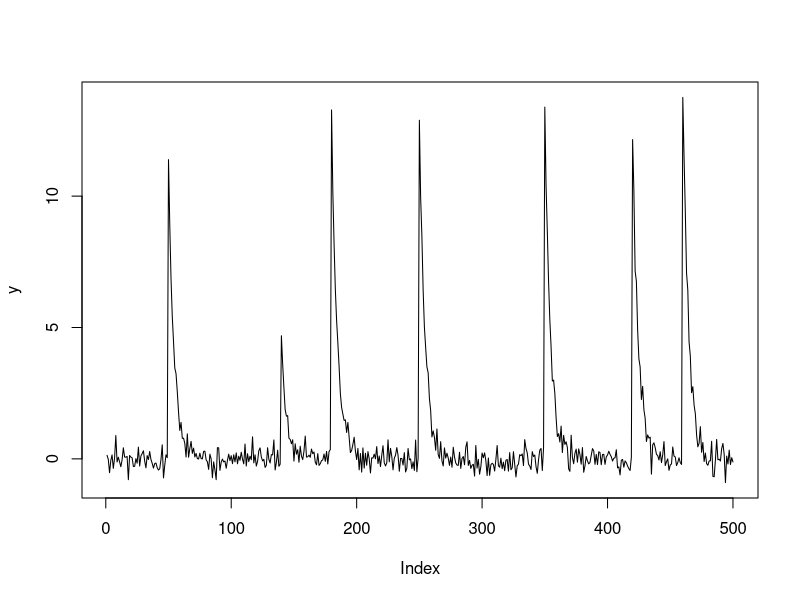

This chart was generated by the following R code: (Note: this script raises an error after producing the figure.)


library(truncnorm)

# data <- read.csv("data.csv", header = FALSE)
# str(data)
# head(data)
# plot(1:nrow(data), data$V1, type = "l")
# plot(1:length(data$V1[22000:28000]), data$V1[22000:28000], type = "l")
# y = data$V1[22000:28000]

## mixture ##
sim_data <- function(n, lambda, time_spike, b, gamma, prob, par)
{
  c = rep(0,n)
  s = rep(0,n)
  A = rep(0,n)
  s[time_spike] = 1
  
  k <- sample(1:length(prob), sum(s), prob, replace = TRUE)
  A[time_spike] <- rnorm(sum(s), par[k], 0.8)
  
  for(i in 2:n)
  {
    c[i] = gamma * c[i-1] + A[i] * s[i]
  }
  return(list("y" = b + c + rnorm(n, 0, 1/sqrt(lambda)), "c" = c, "s" = s, "A" = A, "k" = k))
}

data <- sim_data(n = 1000, lambda = 10, time_spike = c(100, 150, 400, 500, 700, 300, 600,850), 
                 gamma = 0.8, b = 2,
                 prob = c(0.1, 0.7, 0.2), par = c(0.6, 1, 2))

data <- sim_data(n = 500, lambda = 10, time_spike = c(50,140,180,250,350,420,460), 
                 gamma = 0.8, b = 0,
                 prob = c(0.4, 0.6), par = c(4, 12))

y = data$y 
plot(y, type = "l", main = "")

data$k
data$A[data$A>0]


loglik <- function(y, cc, s, A, b, gamma, lambda)
{
  n = length(y)
  sum(dnorm(y, mean = b + gamma * cc + A * s, sd = 1/sqrt(lambda), log = TRUE))
}


#logprior_A <- function(A, hyp_A1, hyp_A2) dgamma(A, hyp_A1, hyp_A2, log = TRUE)
# modificare!!!

logprior_gamma <- function(gamma, hyp_gamma1, hyp_gamma2) dbeta(gamma, hyp_gamma1, hyp_gamma2, log = TRUE)
# logprior_b_lambda <- function(b, lambda, hyp_b1, hyp_b2, hyp_lambda1, hyp_lambda2)
# {
#   dnorm(b, mean = hyp_b1, sd = 1 / sqrt(hyp_b2 * lambda), log = TRUE) + dgamma(lambda, hyp_lambda1, hyp_lambda2, log = TRUE)
# }

logpost <- function(y, cc, s, A, b, gamma, lambda, 
                    # hyp_A1, hyp_A2, 
                    hyp_gamma1, hyp_gamma2
                    # hyp_lambda1, hyp_lambda2, hyp_b1, hyp_b2
                    )
{
  loglik(y = y, cc = cc, s = s, A = A, b = b, gamma = gamma, lambda = lambda) + #logprior_A(A, hyp_A1, hyp_A2) + 
    logprior_gamma(gamma, hyp_gamma1, hyp_gamma2)# + 
   # logprior_b_lambda(b, lambda, hyp_b1, hyp_b2, hyp_lambda1, hyp_lambda2)
}



#---------------------# #---------------------# #---------------------# #---------------------# 
#---------------------# #---------------------# #---------------------# #---------------------# 

marg <- function(y, b, c, gamma, s, sigma2, psi2)
{
  2 * dnorm(y, mean = b + gamma * c, sd = sqrt(psi2 + sigma2)) * 
    (1 - pnorm(0, mean = psi2 / (sigma2 + psi2) * (y-b-gamma*c), sd = sqrt(sigma2 * psi2 / (sigma2 + psi2)) ) )
}


gamma_start = 0.8; b_start = 2
A_start = 5; tau2 = 0.0001
lambda_start = 10
c0 = 0; p = 0.005; xi = 1
hyp_A1 = 3; hyp_A2 = 1; hyp_gamma1 = 5; hyp_gamma2 = 2
hyp_lambda1 = 10; hyp_lambda2 = 1; hyp_b1 = 1; hyp_b2 = 1
psi2 = 2

nrep=50
gibbs_calcium <- function(nrep, y,
                          gamma_start = 0.8,  b_start = 2, A_start = 5,
                          tau2 = 0.0001, lambda_start = 10, c0 = 0,
                          p = 0.005, 
                          xi = 1, psi2 = 2,
                          hyp_A1 = 3, hyp_A2 = 1, hyp_gamma1 = 5, hyp_gamma2 = 2,
                          hyp_lambda1 = 10, hyp_lambda2 = 1, hyp_b1 = 1, hyp_b2 = 1,
                          eps_gamma, eps_A)
{
  n = length(y)
  # creo matrici di output
  out_c = matrix(NA, nrep, n+1)
  out_s = matrix(NA, nrep, n)
  out_p1 = matrix(NA, nrep, n)
  out_p0 = matrix(NA, nrep, n)
  out_A = matrix(NA, nrep, n) # contiene i valori A1,...,Ak
  out_b = rep(NA, nrep)
  out_gamma = rep(NA, nrep) 
  out_lambda = rep(NA, nrep)
  
  filter_mean = numeric(n)
  filter_var = numeric(n)
  
  cluster = matrix(0, nrep, n) 
  
  # inizializzazione dei parametri
  out_c[1,] = 0
  out_c[,1] = c0
  out_s[1,] = 0
  out_A[1,1] = A_start
  out_b[1] = b_start
  out_gamma[1] = gamma_start
  out_lambda[1] = lambda_start
  
  cluster[1,] = 1 # vettore di lunghezza n con il cluster Zj
  AA = rep(A_start, n) # contiene un vettore di lunghezza n che vale o 0 o A_Zj
  
  #out_s[1,c(50,140,180,250,350,420,460)] = 1
  
  
  for(i in 1:(nrep-1))
  {
    sigma2 = 1/out_lambda[i]

    # sampling di c
    filter_mean[1] = (sigma2 * (out_b[i] + out_gamma[i] * out_c[i,1] + AA[1]*out_s[i,1] ) + tau2 * y[1]) / (tau2 + sigma2)
    filter_var[1] = tau2 * sigma2 / (tau2 + sigma2)
    
    for(j in 2:n)
    {
      filter_mean[j] = (sigma2 * (out_gamma[i] * filter_mean[j-1] + AA[j] * out_s[i,j] ) + 
                          (filter_var[j-1] + tau2) * y[j]) / (filter_var[j-1] + tau2 + sigma2)
      filter_var[j] = ((filter_var[j-1] + tau2) * sigma2) / (filter_var[j-1] + tau2 + sigma2)
    }
    out_c[i+1,n+1] = rnorm(1, filter_mean[n], filter_var[n])
    
    for(j in (n-1):1)
    {
      back_mean = filter_mean[j] + out_gamma[i] * filter_var[j]/(filter_var[j] + tau2) * 
        (out_c[i+1,j+2] - out_gamma[i] * filter_mean[j] - AA[j] * out_s[i,j])
      back_var = filter_var[j] - out_gamma[i]^2 * filter_var[j]^2 / (filter_var[j] + tau2)
      out_c[i+1,j+1] = rnorm(1, back_mean, back_var)
    }
    
    # sampling di lambda (precision)
    z = y - out_gamma[i] * out_c[i+1,1:n] - AA * out_s[i,]
    ssum = sum((z - mean(z))^2)
    out_lambda[i+1] = rgamma(1, hyp_lambda1 + n/2, 
                             hyp_lambda2 + .5 * ssum + .5 * n * hyp_b2 / (n + hyp_b2) * (mean(z) - hyp_b1)^2 )

    # sampling di b
    out_b[i+1] = rnorm(1, mean = (n * mean(z) + hyp_b2 * hyp_b1) / (n + hyp_b2),
                       sd = 1/ sqrt((n + hyp_b2) * out_lambda[i+1]) )
    #out_b[i+1] = out_b[i]
    
    # # MH per gamma: random walk
    oldgamma = out_gamma[i] 
    newgamma = oldgamma + runif(1, -eps_gamma, eps_gamma)
    alpha = exp( logpost(y = y, cc = out_c[i+1,1:n], s = out_s[i,],
                         A = AA, gamma = newgamma,
                         b = out_b[i+1], lambda = out_lambda[i+1],
                         hyp_gamma1 = hyp_gamma1, hyp_gamma2 = hyp_gamma2) -
                  logpost(y = y, cc = out_c[i+1,1:n], s = out_s[i,],
                          A = AA, gamma = oldgamma,
                          b = out_b[i+1], lambda = out_lambda[i+1],
                          hyp_gamma1 = hyp_gamma1, hyp_gamma2 = hyp_gamma2) )
    if(runif(1) < alpha) oldgamma = newgamma
    out_gamma[i+1] = oldgamma
    
    # sampling di s
    out_p1[i+1,] = exp(-.5 / sigma2 * (y - out_b[i] - out_gamma[i] * out_c[i,1:n] - AA)^2 ) * p
    out_p0[i+1,] = exp(-.5 / sigma2 * (y - out_b[i] - out_gamma[i] * out_c[i,1:n])^2 ) * (1-p)
    out_s[i+1,] = apply(cbind(out_p0[i+1,], out_p1[i+1,]), 1, function(x) sample(c(0,1), 1, prob = x))
    
    cluster[i+1,] = cluster[i,]
    cluster[i+1,][out_s[i+1,] == 0] = 0
    out_A[i+1,] = out_A[i,]
    
    # sampling del cluster 
    for(j in 1:sum(out_s[i+1,]>0))
    {
      # sampling del cluster
      clus_tmp = cluster[i+1,out_s[i+1,]>0]
      clus_tmp[j] = NA

      out_A[i+1, 1:(length(unique(clus_tmp[!is.na(clus_tmp) & clus_tmp>0])))] = out_A[i+1, sort(unique(clus_tmp[!is.na(clus_tmp) & clus_tmp>0])) ]
      
      
      clus_tmp[!is.na(clus_tmp) & clus_tmp>0] = as.numeric( factor( clus_tmp[!is.na(clus_tmp) & clus_tmp>0], 
                                                                    labels = 1:(length(unique(clus_tmp[clus_tmp>0]))-1) ) )
      
      nj = sapply(sort(unique(clus_tmp[!is.na(clus_tmp) & clus_tmp>0])), function(x) sum(clus_tmp[-j][clus_tmp[-j]>0] == x))
      prob_c = sapply(sort(unique(clus_tmp[-j][clus_tmp[-j]>0])), 
                      function(x) dnorm(y[out_s[i+1,]>0][j], mean = out_b[i+1] + out_gamma[i+1] * out_c[i+1,j] + out_A[i+1,x], 
                                        sd = sqrt(sigma2)) ) * nj / (n-1+xi)
    
      prob_new = xi / (n-1+xi) * marg(y = y[out_s[i+1,]>0][j], b = out_b[i+1], c = out_c[i+1,j], gamma = out_gamma[i+1], 
                                      s = out_s[i+1,j], sigma2 = sigma2, psi2 = 1)
      
      clus_tmp[j] = sample( 1:(max(unique(clus_tmp[-j][clus_tmp[-j]>0]))+1), 1, prob = c(prob_c, prob_new) )
      
      cluster[i+1, out_s[i+1,]>0] = clus_tmp
      if(clus_tmp[j] == max(unique(clus_tmp[-j][clus_tmp[-j]>0]))+1) 
        {out_A[i+1,clus_tmp[j]] = rtruncnorm( 1, 
                                                a = 0, b = Inf, 
                                                mean = psi2 * (y[out_s[i+1,]>0][j] - out_b[i+1] - out_gamma[i+1] * out_c[i+1, j]) / (psi2 + sigma2),
                                                sd = sqrt(sigma2 * psi2 / (psi2 + sigma2) ) ) }
      
    }
    
    # sampling di A
    out_A[i+1,] = NA
    nj = sapply(sort(unique(cluster[i+1,out_s[i+1,]>0])), function(x) sum(cluster[i+1,out_s[i+1,]>0] == x))
    sumj = sapply(sort(unique(cluster[i+1,out_s[i+1,]>0])), 
                  function(x) sum(y[cluster[i+1,] == x] - out_b[i+1] - out_gamma[i+1] * out_c[i+1, cluster[i+1,] == x]) )
    out_A[i+1, 1:length(unique(cluster[i+1,out_s[i+1,]>0]))] = rtruncnorm( length(unique(cluster[i+1,out_s[i+1,]>0])), 
                                                                           a = 0, b = Inf, mean = psi2 * sumj / (nj * psi2 + sigma2), 
                                                                           sd = sqrt(sigma2 * psi2 / (nj*psi2 + sigma2) ) )

    AA[out_s[i+1,]==1] = out_A[i+1, cluster[i+1, out_s[i+1,]==1]]
    for(j in which(out_s[i+1,]==0))
    {
      clus_tmp = c(NA, cluster[i+1, out_s[i+1,]==1])

      nj = sapply(sort(unique(clus_tmp[-1])), function(x) sum(clus_tmp[-1] == x))
      prob_c = sapply(sort(unique(clus_tmp[-1])),
                      function(x) dnorm(y[j], mean = out_b[i+1] + out_gamma[i+1] * out_c[i+1,j] + out_A[i+1,x], 
                                        sd = sqrt(sigma2)) ) * nj / (n-1+xi)

      # prob_new = xi / (n-1+xi) * marg(y = y[j], b = out_b[i+1], c = out_c[i+1,j], gamma = out_gamma[i+1],
      #                                 s = out_s[i+1,j], sigma2 = sigma2, psi2 = 1)

      clus_tmp[1] = sample(1:(max(unique(clus_tmp[-1][clus_tmp[-1]>0]))), 1, prob = c(prob_c) )
      AA[j] = out_A[i+1, clus_tmp[1]]
      
      # sampling di A
      # if(clus_tmp[1] == max(unique(clus_tmp[-1])+1) )
      # AA[j] = rtruncnorm( 1, a = 0, b = Inf,
      #                      mean = psi2 * (y[j] - out_b[i+1] - out_gamma[i+1] * out_c[i+1, j]) / (psi2 + sigma2),
      #                       sd = sqrt(sigma2 * psi2 / (psi2 + sigma2) ) ) 
    }
    
    
    
  }
  return(list(c = out_c, s = out_s, lambda = out_lambda, A = out_A, gamma = out_gamma, b = out_b, clus = cluster))
}




nrep = 1000
start <- Sys.time()
prova <- gibbs_calcium(nrep = nrep, y = y, 
                       lambda_start = 10, b_start = 0,
                       gamma_start = 0.8, A_start = 3,
                       eps_gamma = 0.05, 
                       eps_A = 0.17)
end <- Sys.time()
end - start
str(prova)

n = length(y)
burnin = 1:500
plot(1:nrep, prova$lambda, type = "l", main = "lambda")
lines(1:nrep, cumsum(prova$lambda)/1:nrep, col = 2)
#abline(h=10, col = "blue")

plot(1:nrep, prova$b, type = "l", main = "b")
lines(1:nrep, cumsum(prova$b)/1:nrep, col = 2)
abline(h=2, col = "blue")

plot(1:nrep, prova$gamma, type = "l", main = "gamma")
lines(1:nrep, cumsum(prova$gamma)/1:nrep, col = 2)
abline(h=0.8, col = "blue")


apply(prova$A, 2, function(x) sum(!is.na(x)))
plot(1:nrep, prova$A[,1], type = "l", main = "A")
lines(1:nrep, cumsum(prova$A[,1])/1:nrep, col = 2)

plot(1:nrep, prova$A[,2], type = "l", main = "A")
lines(1:nrep, cumsum(prova$A[,2])/1:nrep, col = 2)

plot(1:n, y, type = "l")
AA = matrix(0,nrep,n)
AA[prova$clus>0] = prova$A[prova$clus[prova$clus>0]]
lines(1:n, mean(prova$gamma[-burnin]) * colMeans(prova$c[-burnin,1:n]) + mean(prova$b[-burnin]) + 
        (colMeans(prova$s[-burnin,])>0.9) * colMeans(AA[-burnin,]),
     col = 2)

str(AA)

n = length(y)
plot(1:n, y, type = "l")
lines(1:n, colMeans(prova$c[-burnin,1:n]) + mean(prova$b[-burnin]), col = "blue", lty = 2)



which(colMeans(prova$s[-burnin,])>0.9)
#c(50,140,180,250,350,420,460)
